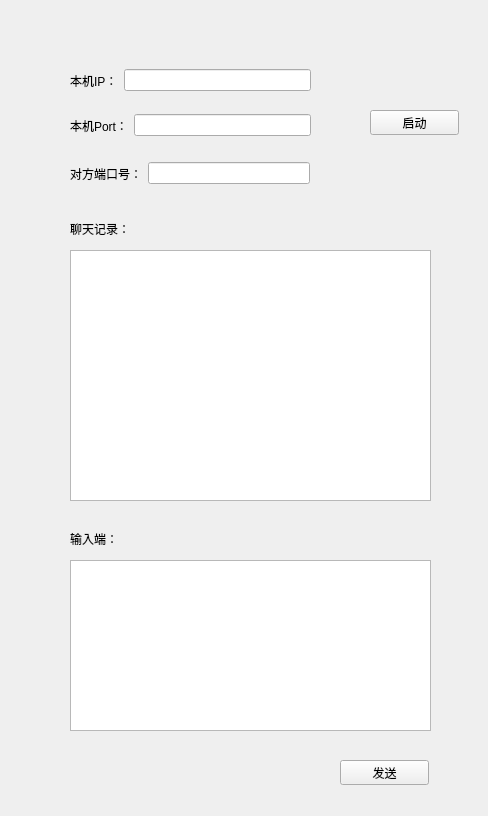
<?xml version="1.0" encoding="UTF-8"?>
<ui version="4.0">
 <class>Widget</class>
 <widget class="QWidget" name="Widget">
  <property name="geometry">
   <rect>
    <x>0</x>
    <y>0</y>
    <width>488</width>
    <height>816</height>
   </rect>
  </property>
  <property name="windowTitle">
   <string>Widget</string>
  </property>
  <widget class="QLabel" name="label_3">
   <property name="geometry">
    <rect>
     <x>70</x>
     <y>220</y>
     <width>67</width>
     <height>17</height>
    </rect>
   </property>
   <property name="text">
    <string>聊天记录：</string>
   </property>
  </widget>
  <widget class="QTextEdit" name="textEdit">
   <property name="geometry">
    <rect>
     <x>70</x>
     <y>250</y>
     <width>361</width>
     <height>251</height>
    </rect>
   </property>
  </widget>
  <widget class="QLabel" name="label_4">
   <property name="geometry">
    <rect>
     <x>70</x>
     <y>530</y>
     <width>67</width>
     <height>17</height>
    </rect>
   </property>
   <property name="text">
    <string>输入端：</string>
   </property>
  </widget>
  <widget class="QTextEdit" name="textEdit_2">
   <property name="geometry">
    <rect>
     <x>70</x>
     <y>560</y>
     <width>361</width>
     <height>171</height>
    </rect>
   </property>
  </widget>
  <widget class="QPushButton" name="pushButton">
   <property name="geometry">
    <rect>
     <x>340</x>
     <y>760</y>
     <width>89</width>
     <height>25</height>
    </rect>
   </property>
   <property name="text">
    <string>发送</string>
   </property>
  </widget>
  <widget class="QPushButton" name="pushButton_2">
   <property name="geometry">
    <rect>
     <x>370</x>
     <y>110</y>
     <width>89</width>
     <height>25</height>
    </rect>
   </property>
   <property name="text">
    <string>启动</string>
   </property>
  </widget>
  <widget class="QWidget" name="layoutWidget">
   <property name="geometry">
    <rect>
     <x>70</x>
     <y>60</y>
     <width>241</width>
     <height>41</height>
    </rect>
   </property>
   <layout class="QHBoxLayout" name="horizontalLayout">
    <item>
     <widget class="QLabel" name="label">
      <property name="text">
       <string>本机IP：</string>
      </property>
     </widget>
    </item>
    <item>
     <widget class="QLineEdit" name="lineEdit"/>
    </item>
   </layout>
  </widget>
  <widget class="QWidget" name="layoutWidget">
   <property name="geometry">
    <rect>
     <x>70</x>
     <y>110</y>
     <width>241</width>
     <height>31</height>
    </rect>
   </property>
   <layout class="QHBoxLayout" name="horizontalLayout_2">
    <item>
     <widget class="QLabel" name="label_2">
      <property name="text">
       <string>本机Port：</string>
      </property>
     </widget>
    </item>
    <item>
     <widget class="QLineEdit" name="lineEdit_2"/>
    </item>
   </layout>
  </widget>
  <widget class="QWidget" name="">
   <property name="geometry">
    <rect>
     <x>70</x>
     <y>160</y>
     <width>240</width>
     <height>27</height>
    </rect>
   </property>
   <layout class="QHBoxLayout" name="horizontalLayout_3">
    <item>
     <widget class="QLabel" name="label_5">
      <property name="text">
       <string>对方端口号：</string>
      </property>
     </widget>
    </item>
    <item>
     <widget class="QLineEdit" name="lineEdit_3"/>
    </item>
   </layout>
  </widget>
 </widget>
 <resources/>
 <connections/>
</ui>
